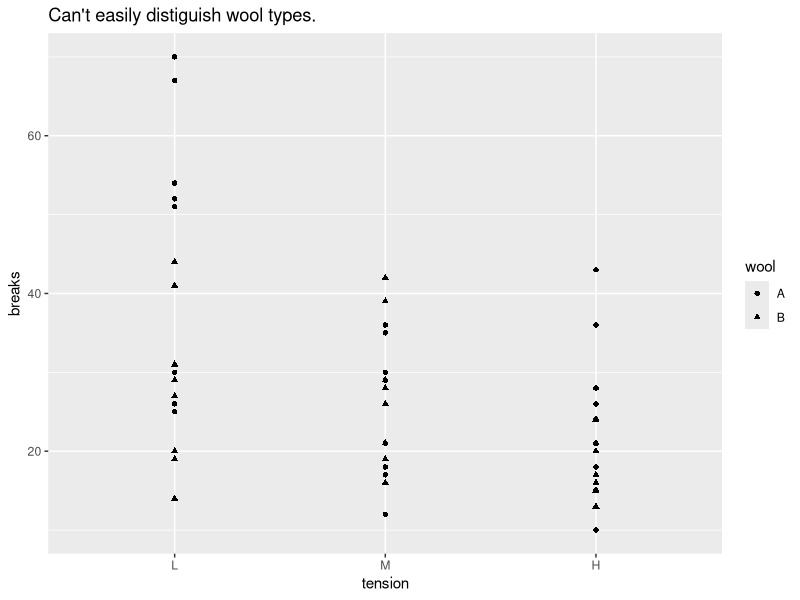
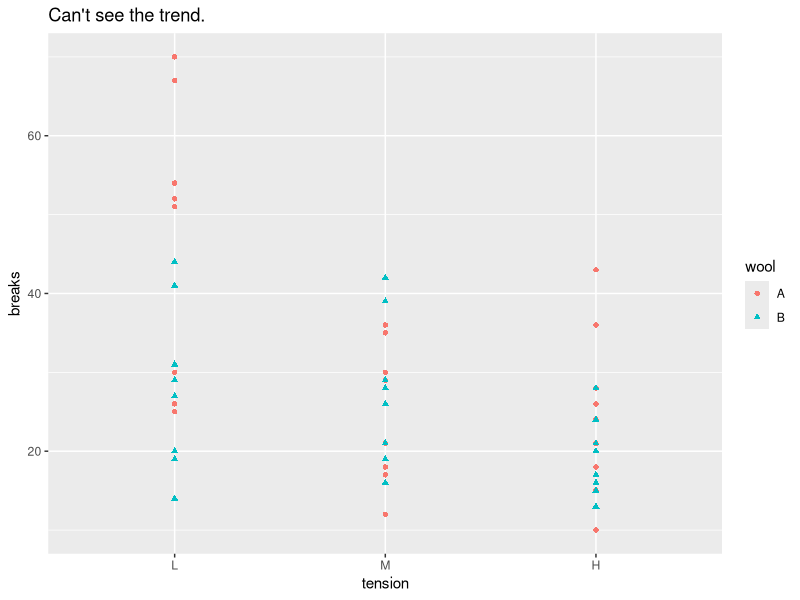
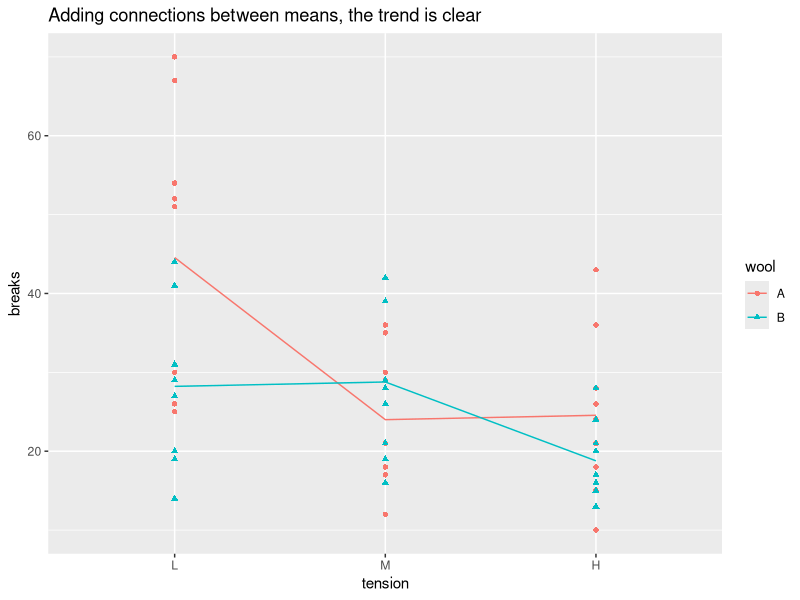
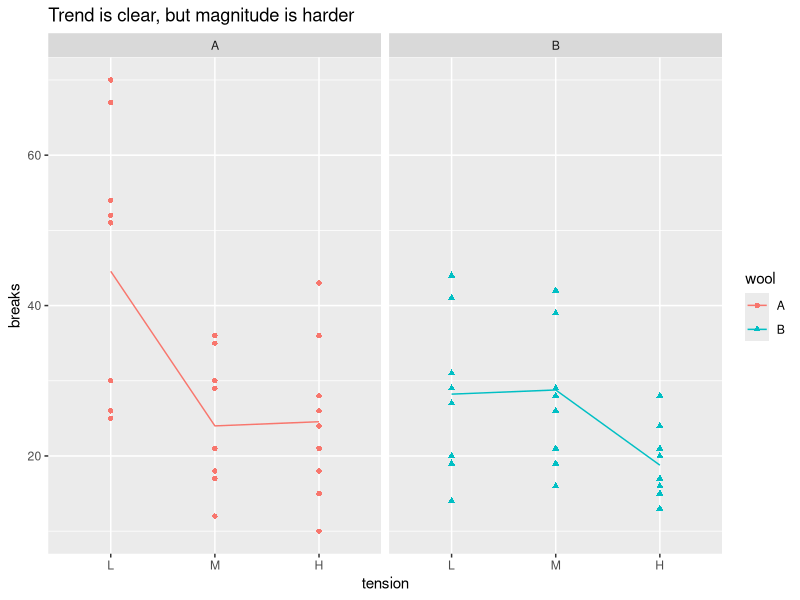
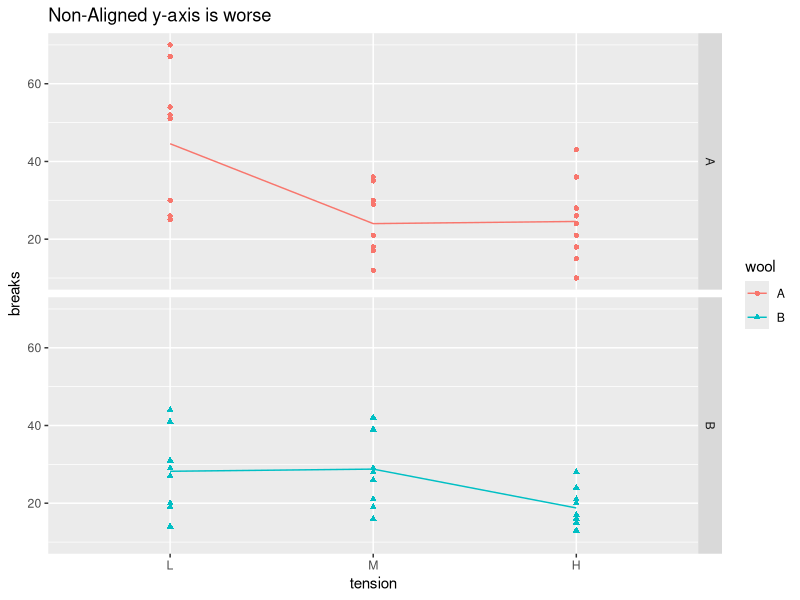

R code for these plots, in order:
## ---- chunk 1
library(ggplot2)
library(dplyr)
means <- warpbreaks %>% group_by(tension, wool) %>% 
  summarize(breaks=mean(breaks))
                                                              
ggplot( warpbreaks, aes(x=tension, y=breaks, shape=wool)) +
  geom_point() +
  ggtitle( "Can't easily distiguish wool types.")
  
ggplot( warpbreaks, aes(x=tension, y=breaks, shape=wool, color=wool)) +
  geom_point() +
  ggtitle( "Can't see the trend.")

ggplot( warpbreaks, aes(x=tension, y=breaks, color=wool)) +
  geom_point(aes(shape=wool)) +
  geom_line(data=means, aes(x=as.numeric(tension), y=breaks)) +
  ggtitle( "Adding connections between means, the trend is clear")

ggplot( warpbreaks, aes(x=tension, y=breaks, color=wool)) +
  geom_point(aes(shape=wool)) +
  geom_line(data=means, aes(x=as.numeric(tension), y=breaks)) +
  facet_grid(. ~ wool) +
  ggtitle( "Trend is clear, but magnitude is harder")

ggplot( warpbreaks, aes(x=tension, y=breaks, color=wool)) +
  geom_point(aes(shape=wool)) +
  geom_line(data=means, aes(x=as.numeric(tension), y=breaks)) +
  facet_grid(wool ~ .) +
  ggtitle( "Non-Aligned y-axis is worse")

